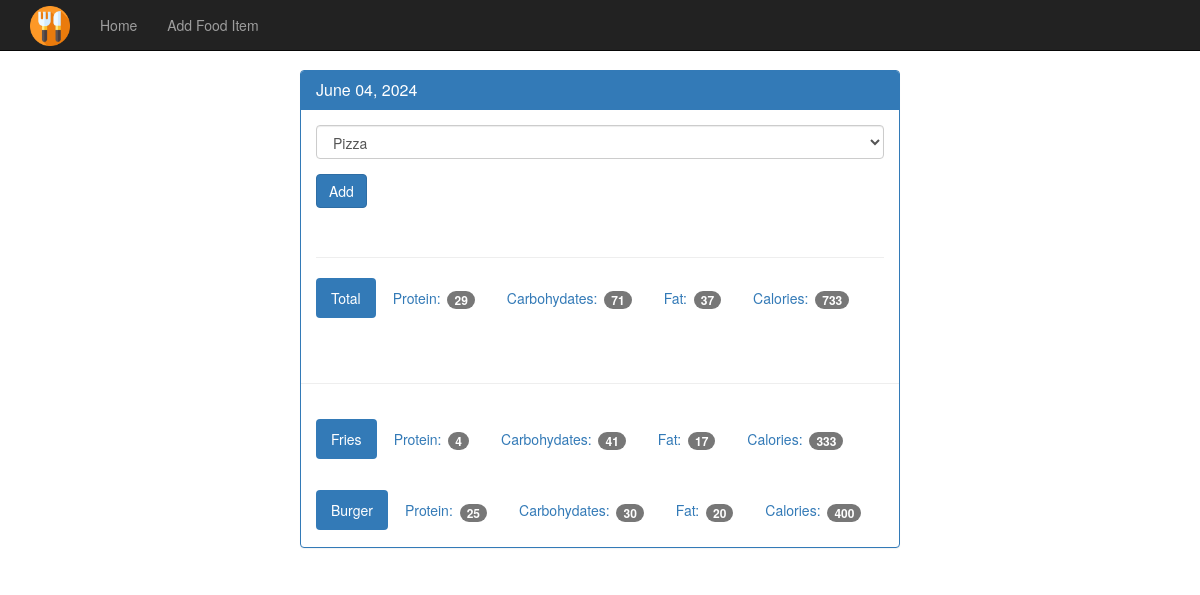
/view/20240604, run on the app's committed database.
### tables this page shows
CREATE TABLE food (
    id integer primary key autoincrement,
    name text not null,
    protein integer not null,
    carbohydrates integer not null,
    fat integer not null,
    calories integer not null
);

### app.py (the view)
@app.route('/view/<date>', methods=['GET', 'POST']) #date is going to be in the form 20170520
def view(date):
    db = get_db()
    cur = db.execute('select id, entry_date from log_date where entry_date = ?', [date])
    date_result = cur.fetchone()
    if request.method == 'POST':
        db.execute('insert into food_date (food_id, log_date_id) values (?, ?)', [request.form['food-select'], date_result['id']])
        db.commit()
    d = datetime.strptime(str(date_result['entry_date']), '%Y%m%d')
    pretty_date = datetime.strftime(d, '%B %d, %Y')
    food_cur = db.execute('select id, name from food')
    food_results = food_cur.fetchall()
    log_cur = db.execute('''select food.name, food.protein, food.carbohydrates, food.fat, food.calories
                            from log_date
                            join food_date on food_date.log_date_id = log_date.id
                            join food on food.id = food_date.food_id
                            where log_date.entry_date = ?''', [date])
    log_results = log_cur.fetchall()
    totals = {}
    totals['protein'] = 0
    totals['carbohydrates'] = 0
    totals['fat'] = 0
    totals['calories'] = 0
    for food in log_results:
        totals['protein'] += food['protein']
        totals['carbohydrates'] += food['carbohydrates']
        totals['fat'] += food['fat']
        totals['calories'] += food['calories']
    return render_template('day.html', entry_date=date_result['entry_date'], pretty_date=pretty_date, \
                           food_results=food_results, log_results=log_results, totals=totals)

### database.py (called while the page is built)
def connect_db():
    sql = sqlite3.connect('C:\\Users\\cw\\Documents\\Food Tracker\\food_log.db')
    sql.row_factory = sqlite3.Row
    return sql

def get_db():
    if not hasattr(g, 'sqlite_db'):
        g.sqlite_db = connect_db()
    return g.sqlite_db

### templates/day.html
{% extends "base.html" %}
{% block body %}
    <nav class="navbar navbar-inverse navbar-fixed-top">
      <div class="container">
        <div class="navbar-header">
          <a class="navbar-brand" href="{{ url_for('index') }}">
            <img src="{{ url_for('static', filename='eco-food.png') }}" alt="Food Tracker Logo" style="height: 40px;">
          </a>
        </div>
        <div id="navbar" class="navbar-collapse collapse">
          <ul class="nav navbar-nav">
            <li><a href="{{ url_for('index') }}">Home</a></li>
            <li><a href="{{ url_for('food') }}">Add Food Item</a></li>
          </ul>
        </div>
      </div>
    </nav>
    <div class="container theme-showcase col-sm-6 col-sm-offset-3" role="main">
      <div class="row">
        <div>
          <div class="panel panel-primary">
            <div class="panel-heading">
              <h3 class="panel-title">{{ pretty_date }}</h3>
            </div>
            <div class="panel-body">
              <form method="POST" action="{{ url_for('view', date=entry_date) }}">
                <div class="form-group">
                  <select class="form-control" name="food-select">
                    {% for food in food_results %}
                      <option value={{ food.id }}>{{ food.name }}</option>
                    {% endfor %}
                  </select>
                </div>
                <button type="submit" class="btn btn-primary">Add</button>
              </form>
              <div class="page-header"></div>
              <ul class="nav nav-pills" role="tablist">
                <li class="active"><a>Total</a></li>
                <li><a>Protein: <span class="badge">{{ totals.protein }}</span></a></li>
                <li><a>Carbohydates: <span class="badge">{{ totals.carbohydrates }}</span></a></li>
                <li><a>Fat: <span class="badge">{{ totals.fat }}</span></a></li>
                <li><a>Calories: <span class="badge">{{ totals.calories }}</span></a></li>
              </ul>
            </div>
            <div class="page-header"></div>
            {% for food in log_results %}
            <div class="panel-body">
              <ul class="nav nav-pills" role="tablist">
                <li class="active"><a>{{ food.name }}</a></li>
                <li><a>Protein: <span class="badge">{{ food.protein }}</span></a></li>
                <li><a>Carbohydates: <span class="badge">{{ food.carbohydrates }}</span></a></li>
                <li><a>Fat: <span class="badge">{{ food.fat }}</span></a></li>
                <li><a>Calories: <span class="badge">{{ food.calories }}</span></a></li>
              </ul>
            </div>
            {% endfor %}
          </div>
        </div>
      </div>
    </div>
{% endblock %}

### static/theme.css (style rules this page uses)
body { padding-top: 70px; padding-bottom: 30px; }
.navbar-brand img { display: inline-block; height: 45px; vertical-align: middle; position: relative; top: -9px; }

### data on the page
food: name "Fries", protein "4", carbohydrates "41", fat "17", calories "333"
food: name "Burger", protein "25", carbohydrates "30", fat "20", calories "400"

### other printed values
{{ pretty_date }} "June 04, 2024"
{{ totals.protein }} "29"
{{ totals.carbohydrates }} "71"
{{ totals.fat }} "37"
{{ totals.calories }} "733"
form field food-select "Pizza"
